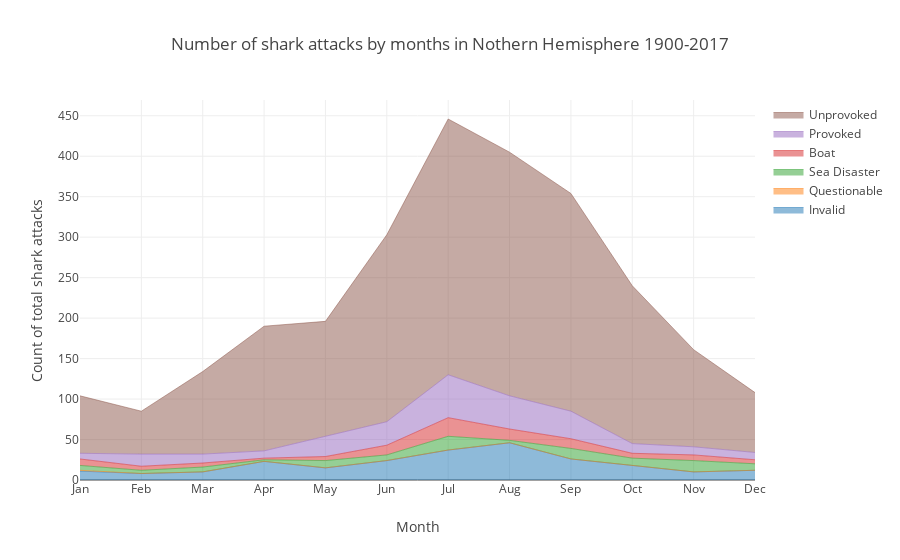

Here is the notebook cell this chart was saved with:
### Code cell
trace0 = dict(
    x=months,
    y=invalid_n,
    hoverinfo='x+y',
    mode='lines',
    line=dict(width=0.5),
              
    stackgroup='one', name = 'Invalid'
)
trace1 = dict(
    x=months,
    y=questionable_n,
    hoverinfo='x+y',
    mode='lines',
    line=dict(width=0.5),
    stackgroup='one', name="Questionable"
)
trace2 = dict(
    x=months,
    y=sea_disaster_n,
    hoverinfo='x+y',
    mode='lines',
    line=dict(width=0.5),
              
    stackgroup='one', name='Sea Disaster'
)
trace3 = dict(
    x=months,
    y=boat_n,
    hoverinfo='x+y',
    mode='lines',
    line=dict(width=0.5),
              
    stackgroup='one', name='Boat'
)
trace4 = dict(
    x=months,
    y=provoked_n,
    hoverinfo='x+y',
    mode='lines',
    line=dict(width=0.5),
             
    stackgroup='one', name='Provoked'
)
trace5 = dict(
    x=months,
    y=unprovoked_n,
    hoverinfo='x+y',
    mode='lines',
    line=dict(width=0.5),
              
    stackgroup='one', name='Unprovoked'
)
data = [trace0, trace1, trace2, trace3, trace4, trace5]

layout = go.Layout(barmode='overlay',
        xaxis=dict(title='Month'),
                   
    title='Number of shark attacks by months in Nothern Hemisphere 1900-2017',
    yaxis=dict(
        title='Count of total shark attacks'
    ),
    bargap=0.1
)

fig = go.Figure(data=data, layout=layout)
iplot(fig, filename = "Sharks stacked")

### Figure 1 — Plotly figure (JSON) as saved in the notebook; plotly's stock layout.template omitted (floating-point values rounded to 4 significant figures)
{"data": [{"hoverinfo": "x+y", "line": {"width": 0.5}, "mode": "lines", "name": "Invalid", "stackgroup": "one", "type": "scatter", "uid": "23692337-aba2-4bff-94d3-975dba2b1e39", "x": ["Jan", "Feb", "Mar", "Apr", "May", "Jun", "Jul", "Aug", "Sep", "Oct", "Nov", "Dec"], "y": [11, 8, 10, 23, 15, 24, 37, 46, 26, 18, 10, 12]}, {"hoverinfo": "x+y", "line": {"width": 0.5}, "mode": "lines", "name": "Questionable", "stackgroup": "one", "type": "scatter", "uid": "78c8e8f9-c92e-4e0d-88a5-4d6e41c193a1", "x": ["Jan", "Feb", "Mar", "Apr", "May", "Jun", "Jul", "Aug", "Sep", "Oct", "Nov", "Dec"], "y": [1]}, {"hoverinfo": "x+y", "line": {"width": 0.5}, "mode": "lines", "name": "Sea Disaster", "stackgroup": "one", "type": "scatter", "uid": "ad6be6f4-d70d-4119-848a-d2ebfe6fc3ff", "x": ["Jan", "Feb", "Mar", "Apr", "May", "Jun", "Jul", "Aug", "Sep", "Oct", "Nov", "Dec"], "y": [6, 4, 6, 2, 9, 7, 17, 3, 13, 9, 14, 8]}, {"hoverinfo": "x+y", "line": {"width": 0.5}, "mode": "lines", "name": "Boat", "stackgroup": "one", "type": "scatter", "uid": "fc84cf04-f736-4912-9467-78791a03e665", "x": ["Jan", "Feb", "Mar", "Apr", "May", "Jun", "Jul", "Aug", "Sep", "Oct", "Nov", "Dec"], "y": [8, 5, 5, 2, 5, 12, 23, 14, 12, 6, 7, 5]}, {"hoverinfo": "x+y", "line": {"width": 0.5}, "mode": "lines", "name": "Provoked", "stackgroup": "one", "type": "scatter", "uid": "289e2f21-b49f-43b8-b467-a6fa73f94e8e", "x": ["Jan", "Feb", "Mar", "Apr", "May", "Jun", "Jul", "Aug", "Sep", "Oct", "Nov", "Dec"], "y": [7, 15, 11, 9, 25, 29, 53, 41, 34, 12, 10, 9]}, {"hoverinfo": "x+y", "line": {"width": 0.5}, "mode": "lines", "name": "Unprovoked", "stackgroup": "one", "type": "scatter", "uid": "d702a0c2-f559-4bed-8b62-9b28082586b1", "x": ["Jan", "Feb", "Mar", "Apr", "May", "Jun", "Jul", "Aug", "Sep", "Oct", "Nov", "Dec"], "y": [71, 53, 102, 154, 142, 231, 316, 301, 269, 195, 120, 74]}], "layout": {"bargap": 0.1, "barmode": "overlay", "title": {"text": "Number of shark attacks by months in Nothern Hemisphere 1900-2017"}, "xaxis": {"title": {"text": "Month"}}, "yaxis": {"title": {"text": "Count of total shark attacks"}}}}
